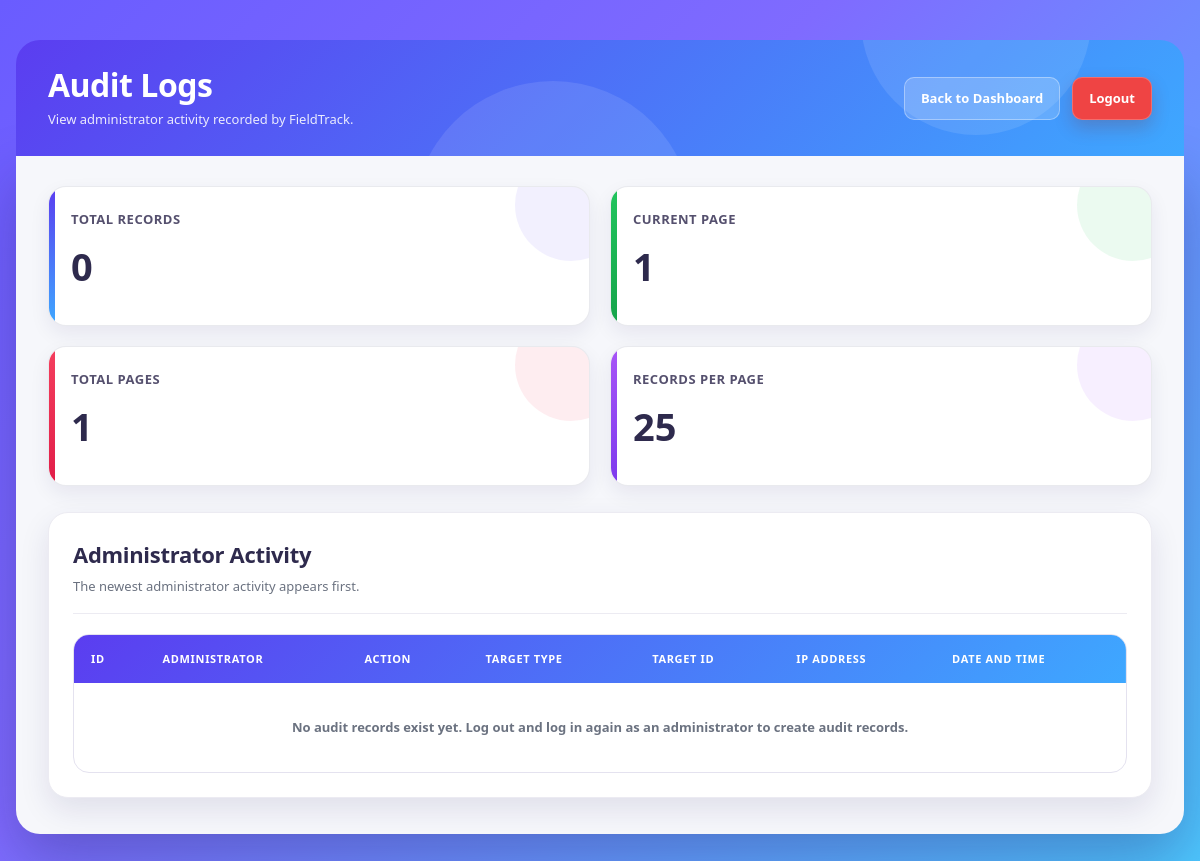
The app's page /audit_logs.php (signed in), older data.
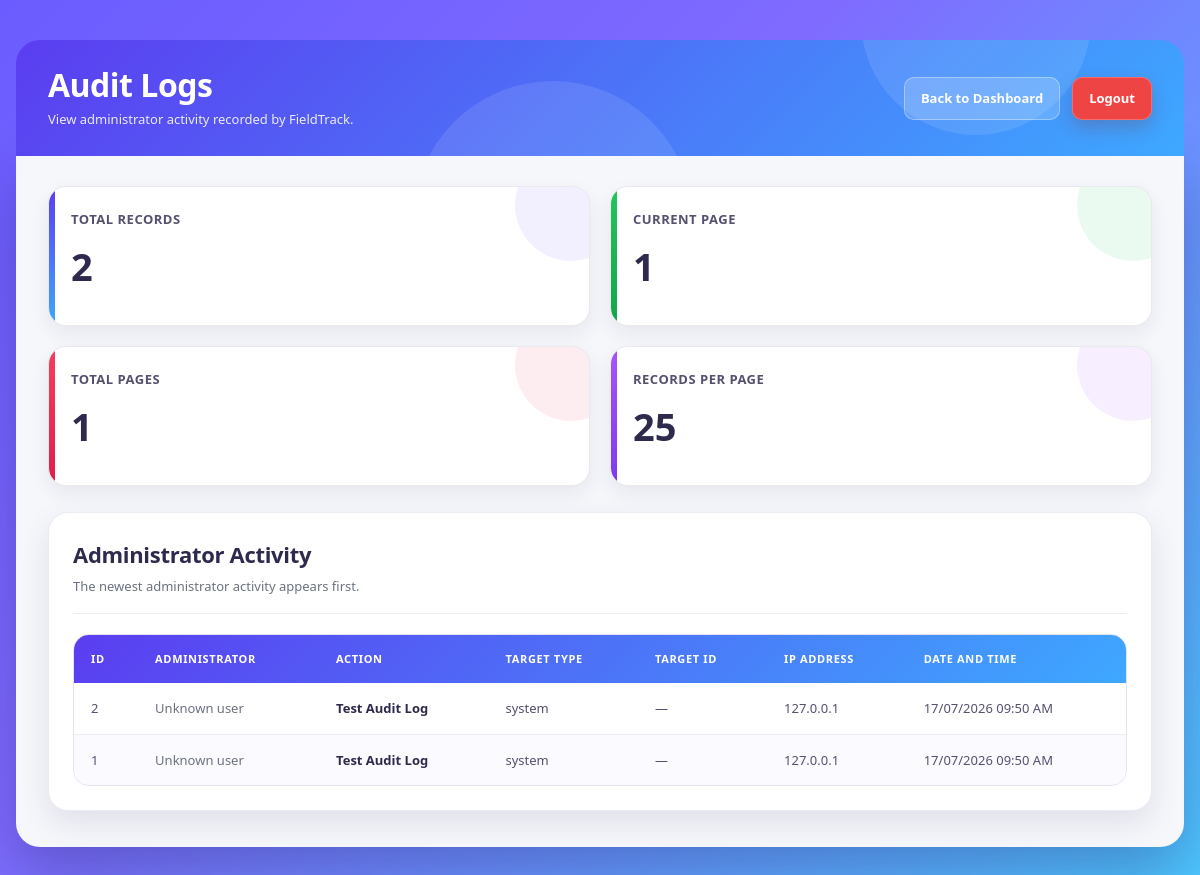
The same page, newer data.
### tables this page shows
CREATE TABLE audit_logs (
    id BIGINT UNSIGNED AUTO_INCREMENT PRIMARY KEY,

    user_id INT UNSIGNED DEFAULT NULL,

    action VARCHAR(100) NOT NULL,

    target_type VARCHAR(50) DEFAULT NULL,

    target_id BIGINT UNSIGNED DEFAULT NULL,

    ip_address VARCHAR(45) DEFAULT NULL,

    created_at DATETIME NOT NULL
        DEFAULT CURRENT_TIMESTAMP,

    INDEX idx_audit_user_created (
        user_id,
        created_at
    ),

    INDEX idx_audit_created_id (
        created_at,
        id
    ),

    INDEX idx_audit_action_created (
        action,
        created_at
    ),

    CONSTRAINT fk_audit_user
        FOREIGN KEY (user_id)
        REFERENCES users(id)
        ON UPDATE CASCADE
        ON DELETE SET NULL
);

### audit_logs.php (the view, shortened to what this page needs)
<?php
require_once 'db.php';
function escapeAuditValue(mixed $value): string
{
    return htmlspecialchars(
        (string) $value,
        ENT_QUOTES,
        'UTF-8'
    );
}
function formatAuditAction(string $action): string
{
    $action = trim($action);
    return ucwords(
        strtolower(
            str_replace(
                '_',
                ' ',
                $action
            )
        )
    );
}
function formatAuditDate(
    ?string $dateTime
): string {
    $timestamp = strtotime($dateTime);
    return date(
        'd/m/Y h:i A',
        $timestamp
    );
}
$page = filter_input(
    INPUT_GET,
    'page',
    FILTER_VALIDATE_INT
);
if (
    $page === false ||
    $page === null ||
    $page < 1
) {
    $page = 1;
}
$auditLogs = [];
try {
    $countResult = $conn->query(
        "SELECT
            COUNT(*) AS total_records
         FROM audit_logs"
    );
    $countRow = $countResult->fetch_assoc();
    $totalRecords = (int) (
        $countRow['total_records'] ?? 0
    );
    $totalPages = max(
        1,
        (int) ceil(
            $totalRecords /
            AUDIT_RECORDS_PER_PAGE
        )
    );
    $recordsPerPage =
        AUDIT_RECORDS_PER_PAGE;
    $offset =
        ($page - 1) *
        AUDIT_RECORDS_PER_PAGE;
    $stmt = $conn->prepare(
        "SELECT
            audit_logs.id,
            audit_logs.user_id,
            audit_logs.action,
            audit_logs.target_type,
            audit_logs.target_id,
            audit_logs.ip_address,
            audit_logs.created_at,
            users.name,
            users.username
         FROM audit_logs
         LEFT JOIN users
            ON users.id =
               audit_logs.user_id
         ORDER BY
            audit_logs.created_at DESC,
            audit_logs.id DESC
         LIMIT ?
         OFFSET ?"
    );
    $stmt->bind_param(
        'ii',
        $recordsPerPage,
        $offset
    );
    $stmt->execute();
    $auditResult = $stmt->get_result();
    while (
        $auditLog =
            $auditResult->fetch_assoc()
    ) {
        $auditLogs[] = $auditLog;
    }
} catch (Throwable $error) {
    error_log(
        'FieldTrack audit page error: ' .
        $error->getMessage()
    );
    http_response_code(500);
    exit(
        'Audit records could not be loaded. ' .
        'Please check that the audit_logs table exists.'
    );
}
?>
<!DOCTYPE html>
<html lang="en">
<head>
    <link
        rel="stylesheet"
        href="admin_style.css"
    >
</head>
<body>
<header class="admin-header">
    <div>
        <h1>Audit Logs</h1>
        <p>
            View administrator activity recorded
            by FieldTrack.
        </p>
    </div>
    <div class="header-actions">
        <a
            href="admin_panel.php"
            class="logout-btn audit-btn"
        >
            Back to Dashboard
        </a>
        <a
            href="logout.php"
            class="logout-btn"
        >
            Logout
        </a>
    </div>
</header>
<main class="admin-container">
    <section class="summary-grid">
        <div class="summary-card">
            <h3>Total Records</h3>
            <p>
                <?= $totalRecords ?>
            </p>
        </div>
        <div class="summary-card">
            <h3>Current Page</h3>
            <p>
                <?= $page ?>
            </p>
        </div>
        <div class="summary-card">
            <h3>Total Pages</h3>
            <p>
                <?= $totalPages ?>
            </p>
        </div>
        <div class="summary-card">
            <h3>Records Per Page</h3>
            <p>
                <?= AUDIT_RECORDS_PER_PAGE ?>
            </p>
        </div>
    </section>
    <section class="admin-section">
        <div class="section-title">
            <div>
                <h2>Administrator Activity</h2>
                <p>
                    The newest administrator activity
                    appears first.
                </p>
            </div>
        </div>
        <div class="table-wrapper">
            <table class="records-table">
                <thead>
                    <tr>
                        <th>ID</th>
                        <th>Administrator</th>
                        <th>Action</th>
                        <th>Target Type</th>
                        <th>Target ID</th>
                        <th>IP Address</th>
                        <th>Date and Time</th>
                    </tr>
                </thead>
                <tbody>
                <?php if (
                    count($auditLogs) > 0
                ): ?>
                    <?php foreach (
                        $auditLogs as $log
                    ): ?>
                        <tr>
                            <td>
                                <?= (int) $log['id'] ?>
                            </td>
                            <td>
                                <?php if (
                                    !empty($log['name'])
                                ): ?>
                                    <strong>
                                        <?= escapeAuditValue(
                                            $log['name']
                                        ) ?>
                                    </strong>
                                    <br>
                                    <span>
                                        @<?= escapeAuditValue(
                                            $log['username'] ??
                                            ''
                                        ) ?>
                                    </span>
                                <?php else: ?>
                                    <span>
                                        Unknown user
                                    </span>
                                <?php endif; ?>
                            </td>
                            <td>
                                <strong>
                                    <?= escapeAuditValue(
                                        formatAuditAction(
                                            (string) (
                                                $log['action'] ??
                                                ''
                                            )
                                        )
                                    ) ?>
                                </strong>
                            </td>
                            <td>
                                <?php if (
                                    !empty(
                                        $log['target_type']
                                    )
                                ): ?>
                                    <?= escapeAuditValue(
                                        $log['target_type']
                                    ) ?>
                                <?php else: ?>
                                    &mdash;
                                <?php endif; ?>
                            </td>
                            <td>
                                <?php if (
                                    $log['target_id'] !==
                                    null
                                ): ?>
                                    <?= (int) $log['target_id'] ?>
                                <?php else: ?>
                                    &mdash;
                                <?php endif; ?>
                            </td>
                            <td>
                                <?= escapeAuditValue(
                                    !empty(
                                        $log['ip_address']
                                    )
                                        ? $log['ip_address']
                                        : 'Not available'
                                ) ?>
                            </td>
                            <td>
                                <?= escapeAuditValue(
                                    formatAuditDate(
                                        $log['created_at'] ??
                                        null
                                    )
                                ) ?>
                            </td>
                        </tr>
                    <?php endforeach; ?>
                <?php else: ?>
                    <tr>
                        <td colspan="7">
                            No audit records exist yet.
                            Log out and log in again as
                            an administrator to create
                            audit records.
                        </td>
                    </tr>
                <?php endif; ?>
                </tbody>
            </table>
        </div>
    </section>
</main>
</body>
</html>

Row changes from the older to the newer data that the page shows:
added audit_logs: id "2", action "Test Audit Log", target_type "system", ip_address "127.0.0.1", created_at "17/07/2026 09:50 AM"
added audit_logs: id "1", action "Test Audit Log", target_type "system", ip_address "127.0.0.1", created_at "17/07/2026 09:50 AM"
Text that changed along with them:
$totalRecords: "0" → "2"
text no longer shown: "No audit records exist yet. Log out and log in again as an administrator to create audit records."
